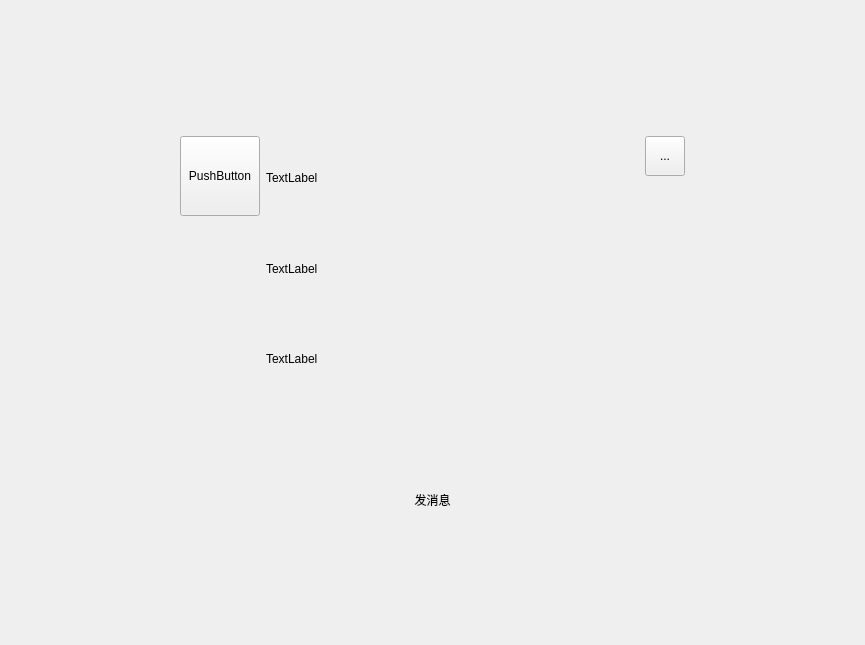
<?xml version="1.0" encoding="UTF-8"?>
<ui version="4.0">
 <class>GroupInformationWgt</class>
 <widget class="QWidget" name="GroupInformationWgt">
  <property name="geometry">
   <rect>
    <x>0</x>
    <y>0</y>
    <width>865</width>
    <height>645</height>
   </rect>
  </property>
  <property name="windowTitle">
   <string>Form</string>
  </property>
  <property name="styleSheet">
   <string notr="true">QLabel {
	font: 25 10pt '微软雅黑 Light';
	color: black;
}</string>
  </property>
  <layout class="QGridLayout" name="gridLayout" rowstretch="1,3,1" columnstretch="1,3,1">
   <item row="0" column="1">
    <spacer name="verticalSpacer_3">
     <property name="orientation">
      <enum>Qt::Vertical</enum>
     </property>
     <property name="sizeHint" stdset="0">
      <size>
       <width>20</width>
       <height>40</height>
      </size>
     </property>
    </spacer>
   </item>
   <item row="1" column="0">
    <spacer name="horizontalSpacer">
     <property name="orientation">
      <enum>Qt::Horizontal</enum>
     </property>
     <property name="sizeHint" stdset="0">
      <size>
       <width>40</width>
       <height>20</height>
      </size>
     </property>
    </spacer>
   </item>
   <item row="1" column="1">
    <layout class="QVBoxLayout" name="verticalLayout_4">
     <item>
      <layout class="QHBoxLayout" name="horizontalLayout" stretch="1,2,1">
       <item>
        <layout class="QVBoxLayout" name="verticalLayout" stretch="2,2">
         <item>
          <widget class="QPushButton" name="pushButton">
           <property name="sizePolicy">
            <sizepolicy hsizetype="Maximum" vsizetype="Maximum">
             <horstretch>0</horstretch>
             <verstretch>0</verstretch>
            </sizepolicy>
           </property>
           <property name="minimumSize">
            <size>
             <width>80</width>
             <height>80</height>
            </size>
           </property>
           <property name="maximumSize">
            <size>
             <width>80</width>
             <height>80</height>
            </size>
           </property>
           <property name="text">
            <string>PushButton</string>
           </property>
          </widget>
         </item>
         <item>
          <spacer name="verticalSpacer">
           <property name="orientation">
            <enum>Qt::Vertical</enum>
           </property>
           <property name="sizeHint" stdset="0">
            <size>
             <width>20</width>
             <height>40</height>
            </size>
           </property>
          </spacer>
         </item>
        </layout>
       </item>
       <item>
        <layout class="QVBoxLayout" name="verticalLayout_2" stretch="1,1,1,1">
         <item>
          <widget class="QLabel" name="GroupNameLb">
           <property name="text">
            <string>TextLabel</string>
           </property>
          </widget>
         </item>
         <item>
          <widget class="QLabel" name="GroupIdLb">
           <property name="text">
            <string>TextLabel</string>
           </property>
          </widget>
         </item>
         <item>
          <widget class="QLabel" name="FriendPhoneLb">
           <property name="text">
            <string>TextLabel</string>
           </property>
          </widget>
         </item>
         <item>
          <spacer name="verticalSpacer_5">
           <property name="orientation">
            <enum>Qt::Vertical</enum>
           </property>
           <property name="sizeHint" stdset="0">
            <size>
             <width>20</width>
             <height>40</height>
            </size>
           </property>
          </spacer>
         </item>
        </layout>
       </item>
       <item>
        <layout class="QVBoxLayout" name="verticalLayout_3" stretch="1,1">
         <item>
          <widget class="QToolButton" name="toolButton">
           <property name="sizePolicy">
            <sizepolicy hsizetype="Maximum" vsizetype="Maximum">
             <horstretch>0</horstretch>
             <verstretch>0</verstretch>
            </sizepolicy>
           </property>
           <property name="maximumSize">
            <size>
             <width>40</width>
             <height>40</height>
            </size>
           </property>
           <property name="text">
            <string>...</string>
           </property>
          </widget>
         </item>
         <item>
          <spacer name="verticalSpacer_2">
           <property name="orientation">
            <enum>Qt::Vertical</enum>
           </property>
           <property name="sizeHint" stdset="0">
            <size>
             <width>20</width>
             <height>40</height>
            </size>
           </property>
          </spacer>
         </item>
        </layout>
       </item>
      </layout>
     </item>
     <item>
      <widget class="QPushButton" name="SendMessagePb">
       <property name="styleSheet">
        <string notr="true">QPushButton {
    background-color: transparent;
    border-radius: 15px;
	font: 25 14pt '微软雅黑 Light';
	color: black;
}

    QPushButton:hover {
        background-color: rgb(170,168,159);
    }

    QPushButton:pressed {
        background-color: rgb(115,110,95);
    }</string>
       </property>
       <property name="text">
        <string>发消息</string>
       </property>
      </widget>
     </item>
    </layout>
   </item>
   <item row="1" column="2">
    <spacer name="horizontalSpacer_2">
     <property name="orientation">
      <enum>Qt::Horizontal</enum>
     </property>
     <property name="sizeHint" stdset="0">
      <size>
       <width>40</width>
       <height>20</height>
      </size>
     </property>
    </spacer>
   </item>
   <item row="2" column="1">
    <spacer name="verticalSpacer_4">
     <property name="orientation">
      <enum>Qt::Vertical</enum>
     </property>
     <property name="sizeHint" stdset="0">
      <size>
       <width>20</width>
       <height>40</height>
      </size>
     </property>
    </spacer>
   </item>
  </layout>
 </widget>
 <resources/>
 <connections/>
</ui>
